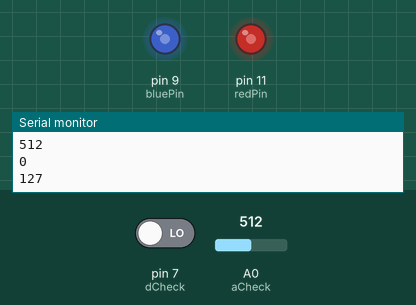
This sketch was run on a simulated Arduino Uno, built with avr-gcc and run on an emulated ATmega328P. Parts: output pins drawn as LEDs (lit = HIGH), the last lines printed to the serial monitor. The test bench sets the inputs (shaded band); at power-on: A0 (aCheck) = 512, pin 7 (dCheck) LOW.

Above: at 1.3 s.
1.4 s: A0 (aCheck) set to 716
At 2.6 s:
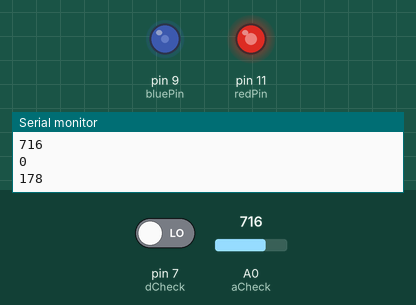
3.0 s: A0 (aCheck) set to 900
At 3.8 s:
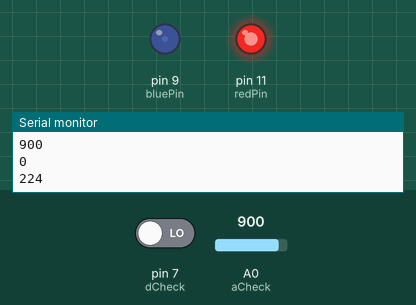
4.5 s: A0 (aCheck) set to 1023
At 5.0 s:
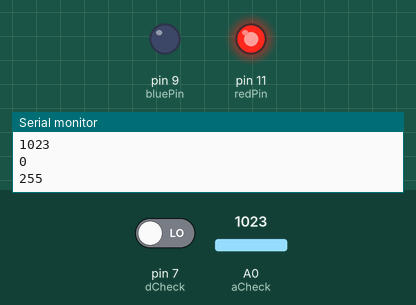
6.0 s: A0 (aCheck) set to 306
At 7.2 s:
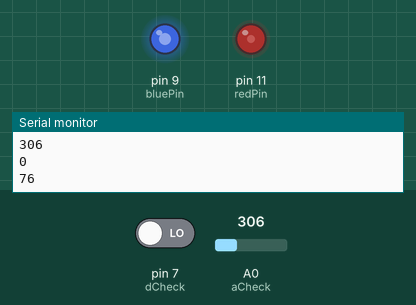
7.5 s: A0 (aCheck) set to 122
At 8.7 s:
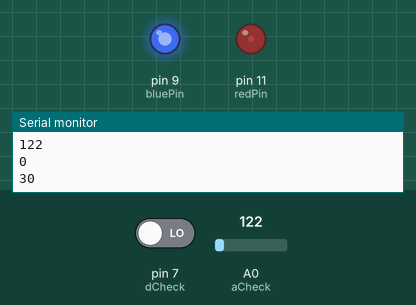
9.0 s: A0 (aCheck) set to 511
At 9.9 s:
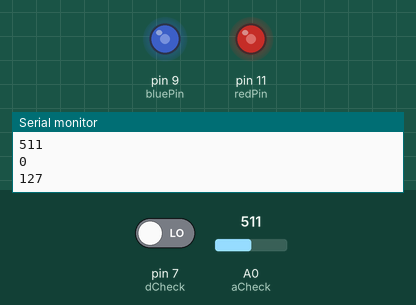
Timing chart, 0 to 11.5 s (numbered marks = the images above; inputs shaded):
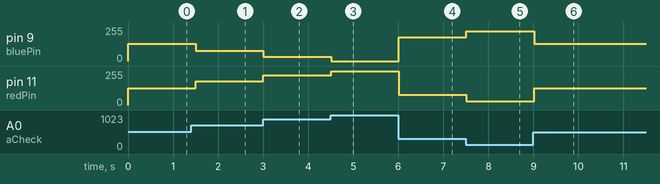

Measured:
- after the input at 1.4 s, pin 9 (bluePin): 128/255 → 77/255 after 0.10 s; pin 11 (redPin): 127/255 → 178/255 after 0.10 s
- after the input at 3.0 s, pin 9 (bluePin): 77/255 → 31/255 at once; pin 11 (redPin): 178/255 → 224/255 at once
- after the input at 4.5 s, pin 9 (bluePin): 31/255 → 0/255 at once; pin 11 (redPin): 224/255 → 255/255 at once
- after the input at 6.0 s, pin 9 (bluePin): 0/255 → 179/255 at once; pin 11 (redPin): 255/255 → 76/255 at once
- after the input at 7.5 s, pin 9 (bluePin): 179/255 → 225/255 at once; pin 11 (redPin): 76/255 → 30/255 at once
- after the input at 9.0 s, pin 9 (bluePin): 225/255 → 128/255 at once; pin 11 (redPin): 30/255 → 127/255 at once

The sketch:

chapter-3.1.6.ino
```cpp
int dCheck = 7;
int aCheck = A0;
int bluePin = 9;
int redPin = 11;

void setup() {
  pinMode(dCheck, INPUT);
  pinMode(redPin, OUTPUT);
  pinMode(bluePin, OUTPUT);
  Serial.begin(9600);
}

void loop() {
  int analogValue = analogRead(aCheck);
  int digitalValue = digitalRead(dCheck);
  int Result = map(analogValue, 0, 1023, 0, 255);

  if(analogValue <= 100) {
    analogWrite(redPin, 0);
    analogWrite(bluePin, 255);
  }
 else{
    analogWrite(redPin, Result);
    analogWrite(bluePin,255-Result);
  }
  Serial.println("-------------");
  Serial.println(analogValue);
  Serial.println(digitalValue);
  Serial.println(Result);
  delay(500);
}
```
